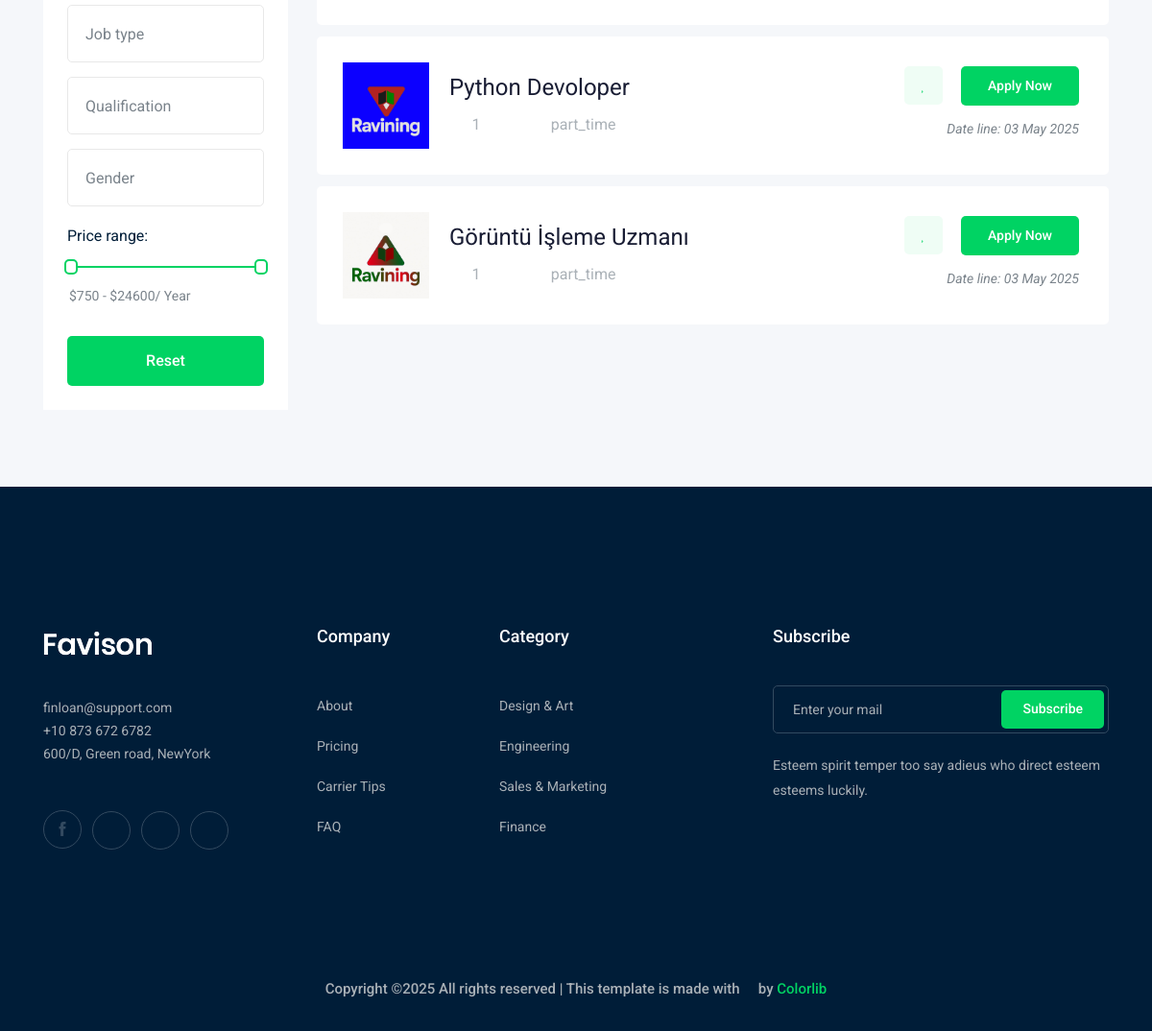
Page /job/ (lower part) on the earlier database version.
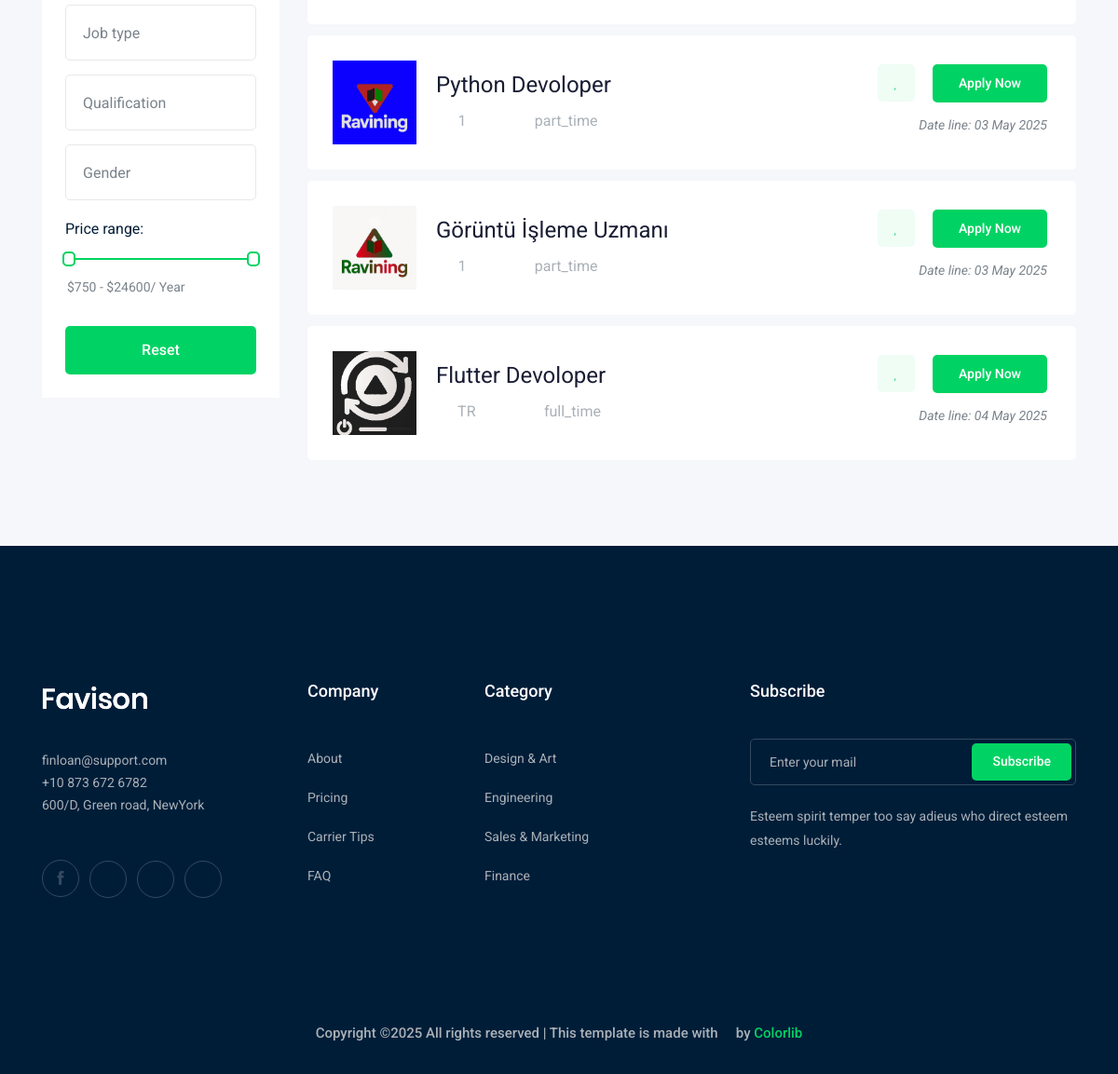
Same page on the later database version.
### job/models.py (models this page shows, shortened)
class Job(models.Model):
    owner = models.ForeignKey(User, on_delete=models.CASCADE, related_name='owner_job')
    title = models. CharField(max_length=100) # column
    location = CountryField()
    job_type = models.CharField(max_length=15, choices=JOB_TYPE)
    description = models.TextField(max_length=1000)
    published_at = models.DateTimeField(auto_now=True)
    Vacancy = models. IntegerField(default=1)
    salary = models. IntegerField(default=0)
    experience = models. IntegerField(default=1)
    category = models.ForeignKey('Category', on_delete=models.CASCADE, related_name='jobs')
    image = models.ImageField(upload_to=image_upload_to)
    slug = models.SlugField(null=True, blank=True)
    def __str__(self):
        return self.title

### job/views.py (the view)
# urls.py: path('', job_list, name='job_list'),
def job_list(request):
    jobs = Job.objects.all()
    paginator = Paginator(jobs, 10)
    page_number = request.GET.get("page")
    page_obj = paginator.get_page(page_number)
    context = {
        'jobs': page_obj,
    }
    return render(request, 'job/job_list.html', context)

### job/templates/job/job_list.html (shortened to what this page needs)
{% extends 'base.html' %}
{% block body%}
    <div class="job_listing_area plus_padding">
        <div class="container">
            <div class="row">
                <div class="col-lg-3">
                    <div class="job_filter white-bg">
                        <div class="form_inner white-bg">
                            <form action="#">
                                <div class="row">
                                    <div class="col-lg-12">
                                    </div>
                                    <div class="col-lg-12">
                                    </div>
                                    <div class="col-lg-12">
                                    </div>
                                    <div class="col-lg-12">
                                    </div>
                                </div>
                            </form>
                        </div>
                        <div class="range_wrap">
                            <label for="amount">Price range:</label>
                            <div id="slider-range"></div>
                            <p>
                                <input type="text" id="amount" readonly style="border:0; color:#7A838B; font-size: 14px; font-weight:400;">
                            </p>
                        </div>
                        <div class="reset_btn">
                            <button  class="boxed-btn3 w-100" type="submit">Reset</button>
                        </div>
                    </div>
                </div>
                <div class="col-lg-9">
                    <div class="job_lists m-0">
                        <div class="row">
                            {% for job in jobs%}
                            <div class="col-lg-12 col-md-12">
                                <div class="single_jobs white-bg d-flex justify-content-between">
                                    <div class="jobs_left d-flex align-items-center">
                                        <div class="thumb">
                                            <img src="{{job.image.url}}" alt="" style="width: 90px; height: 90px;transform: translate(-20px, -20px);">
                                        </div>
                                        <div class="jobs_conetent">
                                            <a href="{% url 'jobs:job_detail' job.slug %}"><h4>{{job}}</h4></a>
                                            <div class="links_locat d-flex align-items-center">
                                                <div class="location">
                                                    <p> <i class="fa fa-map-marker"></i> {{job.location}}</p>
                                                </div>
                                                <div class="location">
                                                    <p> <i class="fa fa-clock-o"></i> {{job.job_type}}</p>
                                                </div>
                                            </div>
                                        </div>
                                    </div>
                                    <div class="jobs_right">
                                        <div class="apply_now">
                                            <a class="heart_mark" href="#"> <i class="fa fa-heart"></i> </a>
                                            <a href="{% url 'jobs:job_detail' job.slug %}" class="boxed-btn3">Apply Now</a>
                                        </div>
                                        <div class="date">
                                            <p>Date line: {{job.published_at|date:'d M o'}}</p>
                                        </div>
                                    </div>
                                </div>
                            </div>
                            {% endfor%}
                        </div>
                    </div>
                </div>
            </div>
        </div>
    </div>
{% endblock body%}

### templates/base.html (shortened to what this page needs)
{%load static%}
<!doctype html>
<html class="no-js" lang="zxx">
<head>
    <link rel="stylesheet" href="{% static 'css/bootstrap.min.css' %}">
    <link rel="stylesheet" href="{% static 'css/owl.carousel.min.css' %}">
    <link rel="stylesheet" href="{% static 'css/magnific-popup.css' %}">
    <link rel="stylesheet" href="{% static 'css/font-awesome.min.css' %}">
    <link rel="stylesheet" href="{% static 'css/themify-icons.css' %}">
    <link rel="stylesheet" href="{% static 'css/nice-select.css' %}">
    <link rel="stylesheet" href="{% static 'css/flaticon.css' %}">
    <link rel="stylesheet" href="{% static 'css/jquery-ui.css' %}">
    <link rel="stylesheet" href="{% static 'css/gijgo.css' %}">
    <link rel="stylesheet" href="{% static 'css/animate.min.css' %}">
    <link rel="stylesheet" href="{% static 'css/slicknav.css' %}">
    <link rel="stylesheet" href="{% static 'css/style.css' %}">
</head>
<body>
    {% block body %}
    {% endblock %}
    <footer class="footer">
        <div class="footer_top">
            <div class="container">
                <div class="row">
                    <div class="col-xl-3 col-md-6 col-lg-3">
                        <div class="footer_widget wow fadeInUp" data-wow-duration="1s" data-wow-delay=".3s">
                            <div class="footer_logo">
                                <a href="#">
                                    <img src="img/logo.png" alt="">
                                </a>
                            </div>
                            <p>
                                finloan@support.com <br>
                                +10 873 672 6782 <br>
                                600/D, Green road, NewYork
                            </p>
                            <div class="socail_links">
                                <ul>
                                    <li>
                                        <a href="#">
                                            <i class="ti-facebook"></i>
                                        </a>
                                    </li>
                                    <li>
                                        <a href="#">
                                            <i class="fa fa-google-plus"></i>
                                        </a>
                                    </li>
                                    <li>
                                        <a href="#">
                                            <i class="fa fa-twitter"></i>
                                        </a>
                                    </li>
                                    <li>
                                        <a href="#">
                                            <i class="fa fa-instagram"></i>
                                        </a>
                                    </li>
                                </ul>
                            </div>
                        </div>
                    </div>
                    <div class="col-xl-2 col-md-6 col-lg-2">
                        <div class="footer_widget wow fadeInUp" data-wow-duration="1.1s" data-wow-delay=".4s">
                            <h3 class="footer_title">
                                Company
                            </h3>
                            <ul>
                                <li><a href="#">About </a></li>
                                <li><a href="#"> Pricing</a></li>
                                <li><a href="#">Carrier Tips</a></li>
                                <li><a href="#">FAQ</a></li>
                            </ul>
                        </div>
                    </div>
                    <div class="col-xl-3 col-md-6 col-lg-3">
                        <div class="footer_widget wow fadeInUp" data-wow-duration="1.2s" data-wow-delay=".5s">
                            <h3 class="footer_title">
                                Category
                            </h3>
                            <ul>
                                <li><a href="#">Design & Art</a></li>
                                <li><a href="#">Engineering</a></li>
                                <li><a href="#">Sales & Marketing</a></li>
                                <li><a href="#">Finance</a></li>
                            </ul>
                        </div>
                    </div>
                    <div class="col-xl-4 col-md-6 col-lg-4">
                        <div class="footer_widget wow fadeInUp" data-wow-duration="1.3s" data-wow-delay=".6s">
                            <h3 class="footer_title">
                                Subscribe
                            </h3>
                            <form action="#" class="newsletter_form">
                                <input type="text" placeholder="Enter your mail">
                                <button type="submit">Subscribe</button>
                            </form>
                            <p class="newsletter_text">Esteem spirit temper too say adieus who direct esteem esteems
                                luckily.</p>
                        </div>
                    </div>
                </div>
            </div>
        </div>
        <div class="copy-right_text wow fadeInUp" data-wow-duration="1.4s" data-wow-delay=".3s">
            <div class="container">
                <div class="row">
                    <div class="col-xl-12">
                        <p class="copy_right text-center">
            Copyright &copy;<script>document.write(new Date().getFullYear());</script> All rights reserved | This template is made with <i class="fa fa-heart-o" aria-hidden="true"></i> by <a href="https://colorlib.com" target="_blank">Colorlib</a>
                        </p>
                    </div>
                </div>
            </div>
        </div>
    </footer>
</body>
</html>

Differences in the rows shown:
added Job: image (picture), title "Flutter Devoloper", location "TR", job_type "full_time", published_at "04 May 2025"
